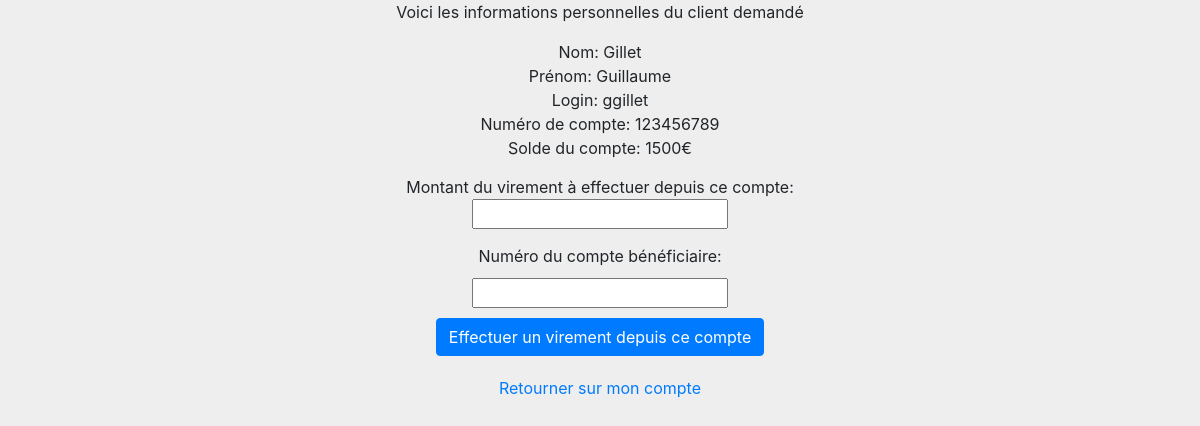
The app's page /fiche_client_virement.php?client=Gillet (signed in) with its own data.
### tables this page shows
CREATE TABLE IF NOT EXISTS `users` (
  `id_user` int(11) NOT NULL AUTO_INCREMENT,
  `login` varchar(255) NOT NULL,
  `mot_de_passe` varchar(255) NOT NULL,
  `profil_user` varchar(255) NOT NULL,
  `nom` varchar(255) NOT NULL,
  `prenom` varchar(255) NOT NULL,
  `numero_compte` int(12) NOT NULL,
  `solde_compte` int(11) NOT NULL,
  PRIMARY KEY (`id_user`)
);

### fiche_client_virement.php (the view, shortened to what this page needs)
<?php
$now = time();
if ($now > $_SESSION['expire']) {
            session_destroy();
            echo "Votre session à expiré <a href='index.php'>reconnectez vous ici</a>";
        }
else if (isset($_SESSION["connected_user"]) && ($_SESSION["connected_user"]["profil_user"]=='EMPLOYE'))
{
	?>
	<p>Voici les informations personnelles du client demandé</p>
	<?php
	$client=$_REQUEST['client'];
	if(ctype_alnum($client)){
		$mysqli=mysqli_connect(DB_HOST, DB_USER, DB_PASSWD,DB_NAME);
		if ($mysqli->connect_error) {
			echo 'Erreur connection BDD (' . $mysqli->connect_errno . ') '. $mysqli->connect_error;
		}
		else {
			$req="SELECT * FROM users WHERE nom='$client'";
			if (!$result = $mysqli->query($req)) {
				echo 'Erreur requête BDD ['.$req.'] (' . $mysqli->errno . ') '. $mysqli->error;
			}
			else{
				$result=$mysqli->query($req);
			}
			$users=$result->fetch_assoc();
			?>
			<div class="text-center">
			<?php
			echo('Nom: ');
			echo($users['nom']);
			echo('Prénom: ');
			echo($users['prenom']);
			echo('Login: ');
			echo($users['login']);
			echo('Numéro de compte: ');
			echo($users['numero_compte']);
			echo('Solde du compte: ');
			echo($users['solde_compte']."€");
		}
		?>
		<!doctype html>
		<html lang="fr">
		<head>
			<link rel="stylesheet" type="text/css" media="all"  href="css/mystyle.css" />
			<link rel="stylesheet" href="https://stackpath.bootstrapcdn.com/bootstrap/4.4.1/css/bootstrap.min.css">
		</head>
		<body>
			<form method='POST' action='virement.php'>
				<p class="special">Montant du virement à effectuer depuis ce compte:</p>
				<input type='text' name='montant' />
				<p class="special">Numéro du compte bénéficiaire: </p>
				<input class="form-field" type='text' name='num_cpte_benef' />
				<button class="btn btn-primary">Effectuer un virement depuis ce compte</button>
			</form>
			</div>
			<a href="vue_compte.php">Retourner sur mon compte</a>
			<?php
		}
		else
		{
			?>
			<p>Vous n'êtes pas autorisé à faire ça, veuillez quitter cette page</p>
			<a href="index.php">Se connecter</a>
			<a href="vue_compte.php">Revenir à mon compte</a>
			<?php
		}
}
?>

### css/mystyle.css (style rules this page uses)
body { text-align: center; background: #eee; background: -webkit-linear-gradient(right, #eee, #eee); background: -moz-linear-gradient(right, #stylesheet, #eee); background: -o-linear-gradient(right, #eee, #eee); background: linear-gradient(to left, #eee, #eee); }
.form-field, .form-fiche-client { display: block; margin-top: 10px; margin-bottom: 10px; margin-left: auto; margin-right: auto; }
p, h1, h2, a, .field, .fieldset { text-align: center; margin-top: 20px; margin-bottom: 20px; display: block; }
input { margin-bottom: 20px; }
.special { margin-bottom: 0; margin-top: 15px; }

### records on screen
users: nom "Gillet", prenom "Guillaume", login "ggillet", numero_compte "123456789", solde_compte "1500"
